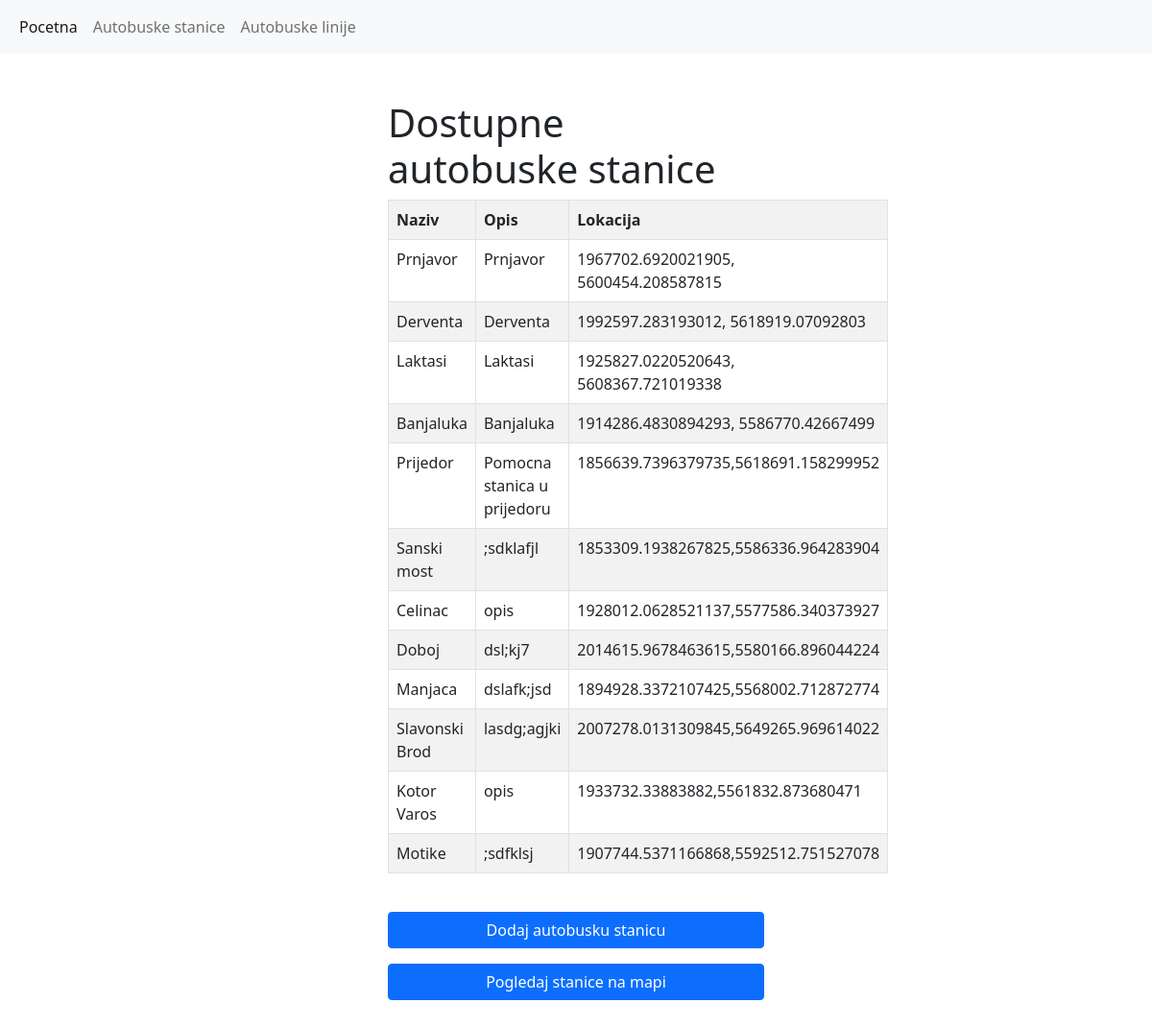
/app/stanice, run on an earlier commit of the app's database.
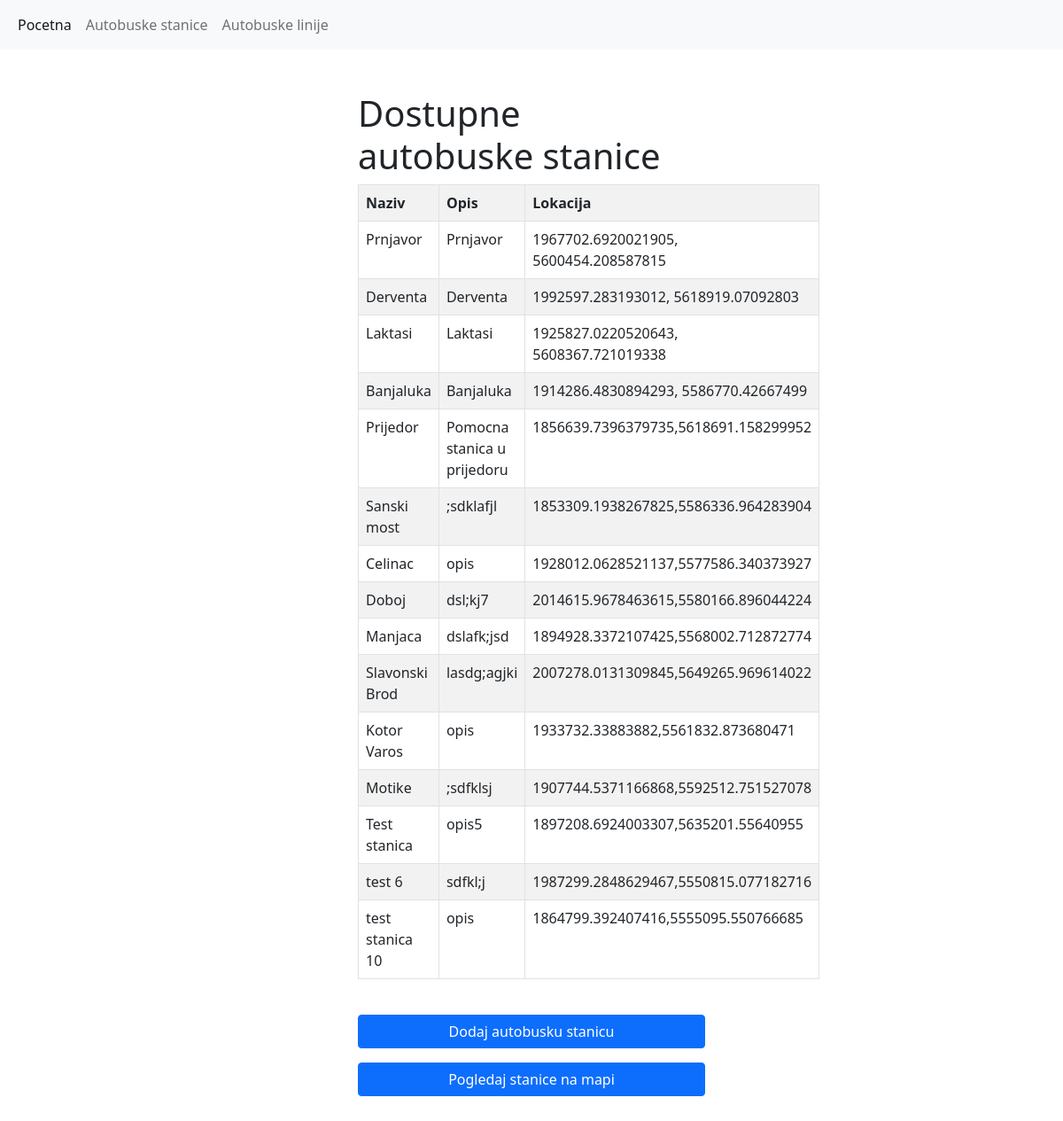
And on a later commit of the database.
### app/models.py (models this page shows, shortened)
class Stanica(models.Model):
    naziv = models.CharField(max_length=200)
    opis = models.CharField(max_length=200)
    tacka = models.CharField(max_length=100)

### app/views.py (the view)
# urls.py: path('stanice', views.StaniceView.as_view(), name = 'stanice'),
class StaniceView(generic.ListView):
    template_name = 'app/stanice.html'
    model = Stanica
    context_object_name = 'lista_stanica'

### app/templates/app/stanice.html
{% extends 'app/layout.html' %}
{% block body %}
<h1>Dostupne autobuske stanice</h1>
    {% if lista_stanica %}
    <table class="table table-striped table-bordered">
        <tr>
            <th>Naziv</th>
            <th>Opis</th>
            <th>Lokacija</th>
        </tr>
        {% for stanica in lista_stanica %}
            <tr>
                <td>{{stanica.naziv}}</td>
                <td>{{stanica.opis}}</td>
                <td>{{stanica.tacka}}</td>
            </tr>
        {% endfor %}
    </table>
    {% else %}
    <strong>Nema dostupnih stanica</strong>
    {%endif%}
<br>
<a href="{% url 'app:dodaj_stanicu' %}" class="btn btn-primary w-100 mb-3">Dodaj autobusku stanicu</a>
<a href="{% url 'mapa:prikaz_stanica' %}" class="btn btn-primary w-100 mb-3">Pogledaj stanice na mapi</a>
{% endblock %}

What changed in the data, as far as the page shows it:
added Stanica: naziv "Test stanica", opis "opis5", tacka "1897208.6924003307,5635201.55640955"
added Stanica: naziv "test 6", opis "sdfkl;j", tacka "1987299.2848629467,5550815.077182716"
added Stanica: naziv "test stanica 10", opis "opis", tacka "1864799.392407416,5555095.550766685"
